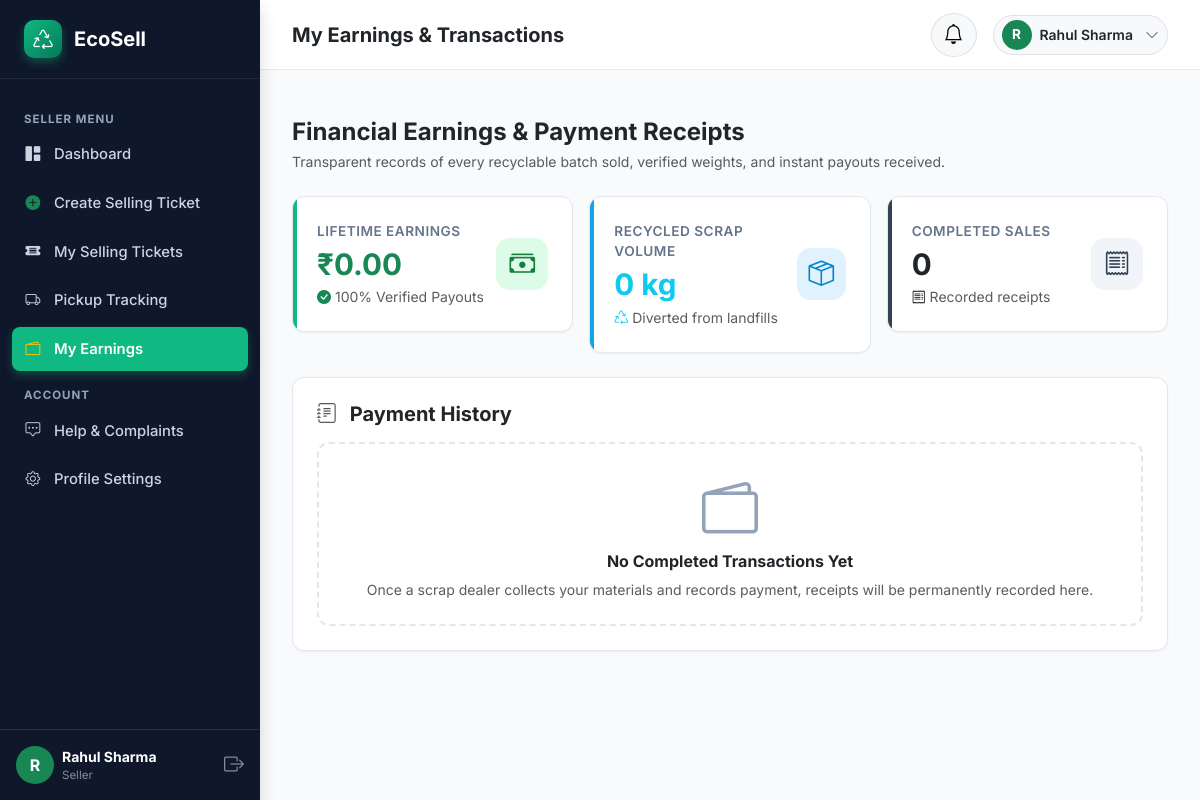
The page /seller/earnings (signed in) on the database its author committed.
### models/user.py (models this page shows, shortened)
class User(UserMixin, db.Model):
    __tablename__ = 'users'
    id = db.Column(db.Integer, primary_key=True, autoincrement=True)
    full_name = db.Column(db.String(150), nullable=False)
    email = db.Column(db.String(150), nullable=False, unique=True, index=True)
    phone = db.Column(db.String(25), nullable=False)
    password_hash = db.Column(db.String(255), nullable=False)
    role = db.Column(db.String(20), nullable=False, index=True)  # 'seller', 'buyer', 'admin'
    account_status = db.Column(db.String(20), default='active')  # 'active', 'pending', 'suspended'
    created_at = db.Column(db.DateTime, default=datetime.utcnow)
    seller_profile = db.relationship('SellerProfile', backref='user', uselist=False, cascade='all, delete-orphan')
    buyer_profile = db.relationship('BuyerProfile', backref='user', uselist=False, cascade='all, delete-orphan')
    selling_tickets = db.relationship('SellingTicket', backref='seller', lazy='dynamic', cascade='all, delete-orphan')
    buyer_offers = db.relationship('BuyerOffer', backref='buyer', lazy='dynamic', cascade='all, delete-orphan')
    buyer_prices = db.relationship('BuyerPrice', backref='buyer', lazy='dynamic', cascade='all, delete-orphan')
    complaints = db.relationship('Complaint', backref='user', lazy='dynamic', cascade='all, delete-orphan')
    notifications = db.relationship('Notification', backref='user', lazy='dynamic', cascade='all, delete-orphan', order_by='Notification.created_at.desc()')
    @property
    def is_seller(self):
        return self.role == 'seller'
    @property
    def is_active(self):
        return self.account_status == 'active'

### routes/seller_routes.py (the view)
@seller_bp.route('/earnings')
@login_required
@seller_required
def earnings():
    seller_id = current_user.id
    transactions = Transaction.query.filter_by(seller_id=seller_id).order_by(Transaction.transaction_date.desc()).all()
    total_earned = sum([float(t.total_amount) for t in transactions])
    total_weight = sum([float(t.actual_weight) for t in transactions])
    return render_template(
        'seller/earnings.html',
        transactions=transactions,
        total_earned=total_earned,
        total_weight=total_weight
    )

### app.py (called while the page is built)
@login_manager.user_loader
def load_user(user_id):
    return User.query.get(int(user_id))

### templates/seller/earnings.html (shortened to what this page needs)
{% extends "dashboard_base.html" %}
{% block page_title %}My Earnings & Transactions{% endblock %}
{% block sidebar_menu %}
<li class="sidebar-heading">Seller Menu</li>
<li class="sidebar-item">
    <a href="{{ url_for('seller.dashboard') }}" class="sidebar-link">
        <i class="bi bi-grid-1x2-fill"></i> Dashboard
    </a>
</li>
<li class="sidebar-item">
    <a href="{{ url_for('seller.create_ticket') }}" class="sidebar-link">
        <i class="bi bi-plus-circle-fill text-success"></i> Create Selling Ticket
    </a>
</li>
<li class="sidebar-item">
    <a href="{{ url_for('seller.my_tickets') }}" class="sidebar-link">
        <i class="bi bi-ticket-detailed-fill"></i> My Selling Tickets
    </a>
</li>
<li class="sidebar-item">
    <a href="{{ url_for('seller.pickups') }}" class="sidebar-link">
        <i class="bi bi-truck"></i> Pickup Tracking
    </a>
</li>
<li class="sidebar-item">
    <a href="{{ url_for('seller.earnings') }}" class="sidebar-link active">
        <i class="bi bi-wallet2 text-warning"></i> My Earnings
    </a>
</li>
<li class="sidebar-heading">Account</li>
<li class="sidebar-item">
    <a href="{{ url_for('seller.complaints') }}" class="sidebar-link">
        <i class="bi bi-chat-square-dots"></i> Help & Complaints
    </a>
</li>
<li class="sidebar-item">
    <a href="{{ url_for('seller.profile') }}" class="sidebar-link">
        <i class="bi bi-gear"></i> Profile Settings
    </a>
</li>
{% endblock %}
{% block dashboard_body %}
<div class="mb-4">
    <h4 class="fw-bold text-dark mb-1">Financial Earnings & Payment Receipts</h4>
    <p class="text-muted small mb-0">Transparent records of every recyclable batch sold, verified weights, and instant payouts received.</p>
</div>
<div class="row g-3 mb-4">
    <div class="col-md-4">
        <div class="stat-card stat-success">
            <div>
                <div class="stat-title">Lifetime Earnings</div>
                <div class="stat-value text-success">{{ total_earned | currency }}</div>
                <div class="small text-muted mt-1"><i class="bi bi-check-circle-fill text-success"></i> 100% Verified Payouts</div>
            </div>
            <div class="stat-icon bg-success-soft">
                <i class="bi bi-cash-stack"></i>
            </div>
        </div>
    </div>
    <div class="col-md-4">
        <div class="stat-card stat-info">
            <div>
                <div class="stat-title">Recycled Scrap Volume</div>
                <div class="stat-value text-info">{{ total_weight }} kg</div>
                <div class="small text-muted mt-1"><i class="bi bi-recycle text-info"></i> Diverted from landfills</div>
            </div>
            <div class="stat-icon bg-info-soft">
                <i class="bi bi-box-seam"></i>
            </div>
        </div>
    </div>
    <div class="col-md-4">
        <div class="stat-card stat-dark">
            <div>
                <div class="stat-title">Completed Sales</div>
                <div class="stat-value text-dark">{{ transactions | length }}</div>
                <div class="small text-muted mt-1"><i class="bi bi-receipt text-dark"></i> Recorded receipts</div>
            </div>
            <div class="stat-icon bg-dark-soft">
                <i class="bi bi-receipt"></i>
            </div>
        </div>
    </div>
</div>
<div class="ecosell-card p-4">
    <h5 class="fw-bold text-dark mb-3"><i class="bi bi-journal-text text-muted me-2"></i> Payment History</h5>
    {% if transactions %}
    <div class="table-responsive">
        <table class="table-ecosell">
            <thead>
                <tr>
                    <th>Txn ID</th>
                    <th>Ticket Ref</th>
                    <th>Category</th>
                    <th>Buyer / Dealer</th>
                    <th>Actual Weight</th>
                    <th>Agreed Rate</th>
                    <th>Total Amount</th>
                    <th>Method</th>
                    <th>Status</th>
                    <th>Date</th>
                </tr>
            </thead>
            <tbody>
                {% for t in transactions %}
                <tr>
                    <td class="fw-bold text-dark">#TXN-{{ t.id }}</td>
                    <td>
                        <a href="{{ url_for('seller.ticket_detail', ticket_id=t.ticket.id) }}" class="fw-semibold text-success">
                            {{ t.ticket.ticket_number }}
                        </a>
                    </td>
                    <td>
                        <span class="badge bg-light text-dark border">
                            {{ t.ticket.category.category_name }}
                        </span>
                    </td>
                    <td>
                        {{ t.buyer.buyer_profile.shop_name if t.buyer.buyer_profile else t.buyer.full_name }}
                    </td>
                    <td><strong>{{ t.actual_weight }} kg</strong></td>
                    <td>₹{{ t.price_per_kg }}/kg</td>
                    <td><strong class="text-success fs-6">{{ t.total_amount | currency }}</strong></td>
                    <td>
                        <span class="badge bg-secondary">{{ t.payment_method }}</span>
                    </td>
                    <td>
                        <span class="badge bg-success-subtle text-success border border-success-subtle">
                            <i class="bi bi-check-circle-fill me-1"></i> {{ t.payment_status }}
                        </span>
                    </td>
                    <td class="text-muted small">{{ t.transaction_date | datetime_format }}</td>
                </tr>
                {% endfor %}
            </tbody>
        </table>
    </div>
    {% else %}
    <div class="empty-state py-4">
        <i class="bi bi-wallet2 empty-state-icon"></i>
        <h6 class="fw-bold text-dark">No Completed Transactions Yet</h6>
        <p class="text-muted small mb-0">Once a scrap dealer collects your materials and records payment, receipts will be permanently recorded here.</p>
    </div>
    {% endif %}
</div>
{% endblock %}

### templates/dashboard_base.html (shortened to what this page needs)
{% extends "base.html" %}
{% block layout %}
<div class="dashboard-wrapper">
    <aside class="dashboard-sidebar shadow">
        <div class="sidebar-brand">
            <div class="brand-leaf-icon">
                <i class="bi bi-recycle fs-5"></i>
            </div>
            <span>EcoSell</span>
        </div>
        <ul class="sidebar-nav">
            {% block sidebar_menu %}{% endblock %}
        </ul>
        <div class="p-3 border-top border-secondary border-opacity-25 mt-auto">
            <div class="d-flex align-items-center gap-2">
                <div class="rounded-circle bg-success text-white d-flex align-items-center justify-content-center fw-bold" style="width: 38px; height: 38px;">
                    {{ current_user.full_name[:1] | upper }}
                </div>
                <div class="overflow-hidden flex-grow-1">
                    <div class="text-white small fw-bold text-truncate">{{ current_user.full_name }}</div>
                    <div class="text-white-50 text-truncate" style="font-size: 0.72rem;">{{ current_user.role | capitalize }}</div>
                </div>
                <a href="{{ url_for('auth.logout') }}" class="text-white-50 hover-white" title="Logout">
                    <i class="bi bi-box-arrow-right fs-5"></i>
                </a>
            </div>
        </div>
    </aside>
    <div class="dashboard-main">
        <header class="dashboard-topbar">
            <div class="d-flex align-items-center gap-3">
                <h5 class="mb-0 fw-bold text-dark d-none d-sm-block">{% block page_title %}Dashboard{% endblock %}</h5>
            </div>
            <div class="d-flex align-items-center gap-3">
                <div class="dropdown">
                    <button class="btn btn-light rounded-circle position-relative border" type="button" data-bs-toggle="dropdown" aria-expanded="false">
                        <i class="bi bi-bell fs-5 text-gray-700"></i>
                    </button>
                </div>
                <div class="dropdown">
                    <button class="btn btn-light d-flex align-items-center gap-2 border rounded-pill py-1 px-2" type="button" data-bs-toggle="dropdown">
                        <div class="rounded-circle bg-success text-white d-flex align-items-center justify-content-center fw-bold" style="width: 30px; height: 30px; font-size: 0.85rem;">
                            {{ current_user.full_name[:1] | upper }}
                        </div>
                        <span class="small fw-semibold text-dark me-1 d-none d-md-inline">{{ current_user.full_name }}</span>
                        <i class="bi bi-chevron-down text-muted small"></i>
                    </button>
                </div>
            </div>
        </header>
        <div class="px-4 pt-3">
        </div>
        <div class="dashboard-content">
            {% block dashboard_body %}{% endblock %}
        </div>
    </div>
</div>
{% endblock %}

### rows shown on the page
User: full_name "R", full_name "Rahul Sharma", role "Seller"

### other values the page prints
{{ total_earned | currency }} "₹0.00"
{{ total_weight }} "0"
{{ transactions | length }} "0"
